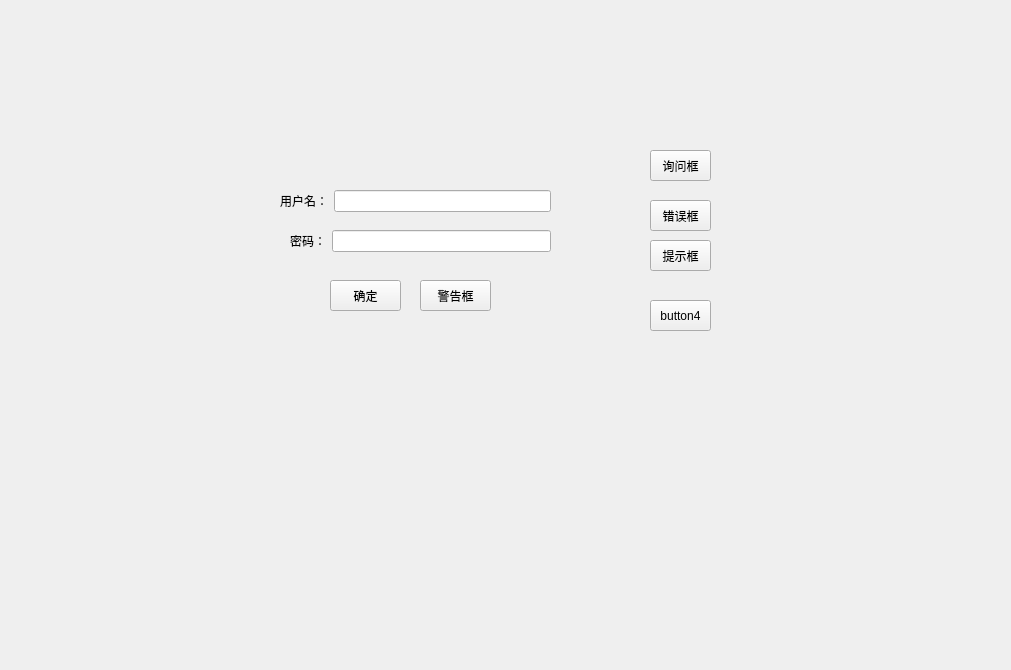
<?xml version="1.0" encoding="UTF-8"?>
<ui version="4.0">
 <class>Form</class>
 <widget class="QWidget" name="Form">
  <property name="geometry">
   <rect>
    <x>0</x>
    <y>0</y>
    <width>1011</width>
    <height>670</height>
   </rect>
  </property>
  <property name="mouseTracking">
   <bool>false</bool>
  </property>
  <property name="windowTitle">
   <string>Form</string>
  </property>
  <widget class="QPushButton" name="m_ButtonTrue">
   <property name="geometry">
    <rect>
     <x>330</x>
     <y>280</y>
     <width>71</width>
     <height>31</height>
    </rect>
   </property>
   <property name="text">
    <string>确定</string>
   </property>
  </widget>
  <widget class="QWidget" name="layoutWidget">
   <property name="geometry">
    <rect>
     <x>280</x>
     <y>190</y>
     <width>271</width>
     <height>22</height>
    </rect>
   </property>
   <layout class="QHBoxLayout" name="horizontalLayout">
    <item>
     <widget class="QLabel" name="m_UsernameLabel">
      <property name="text">
       <string>用户名：</string>
      </property>
     </widget>
    </item>
    <item>
     <widget class="QLineEdit" name="m_UserName"/>
    </item>
   </layout>
  </widget>
  <widget class="QWidget" name="layoutWidget">
   <property name="geometry">
    <rect>
     <x>290</x>
     <y>230</y>
     <width>261</width>
     <height>22</height>
    </rect>
   </property>
   <layout class="QHBoxLayout" name="horizontalLayout_2">
    <item>
     <widget class="QLabel" name="label_2">
      <property name="text">
       <string>密码：</string>
      </property>
     </widget>
    </item>
    <item>
     <widget class="QLineEdit" name="m_Pwd"/>
    </item>
   </layout>
  </widget>
  <widget class="QToolButton" name="m_ButtonFalse">
   <property name="geometry">
    <rect>
     <x>420</x>
     <y>280</y>
     <width>71</width>
     <height>31</height>
    </rect>
   </property>
   <property name="text">
    <string>警告框</string>
   </property>
  </widget>
  <widget class="QPushButton" name="m_Button1">
   <property name="geometry">
    <rect>
     <x>650</x>
     <y>150</y>
     <width>61</width>
     <height>31</height>
    </rect>
   </property>
   <property name="text">
    <string>询问框</string>
   </property>
  </widget>
  <widget class="QPushButton" name="m_Button2">
   <property name="geometry">
    <rect>
     <x>650</x>
     <y>200</y>
     <width>61</width>
     <height>31</height>
    </rect>
   </property>
   <property name="text">
    <string>错误框</string>
   </property>
  </widget>
  <widget class="QPushButton" name="m_Button3">
   <property name="geometry">
    <rect>
     <x>650</x>
     <y>240</y>
     <width>61</width>
     <height>31</height>
    </rect>
   </property>
   <property name="text">
    <string>提示框</string>
   </property>
  </widget>
  <widget class="QPushButton" name="m_Button4">
   <property name="geometry">
    <rect>
     <x>650</x>
     <y>300</y>
     <width>61</width>
     <height>31</height>
    </rect>
   </property>
   <property name="text">
    <string>button4</string>
   </property>
  </widget>
 </widget>
 <resources/>
 <connections/>
</ui>
